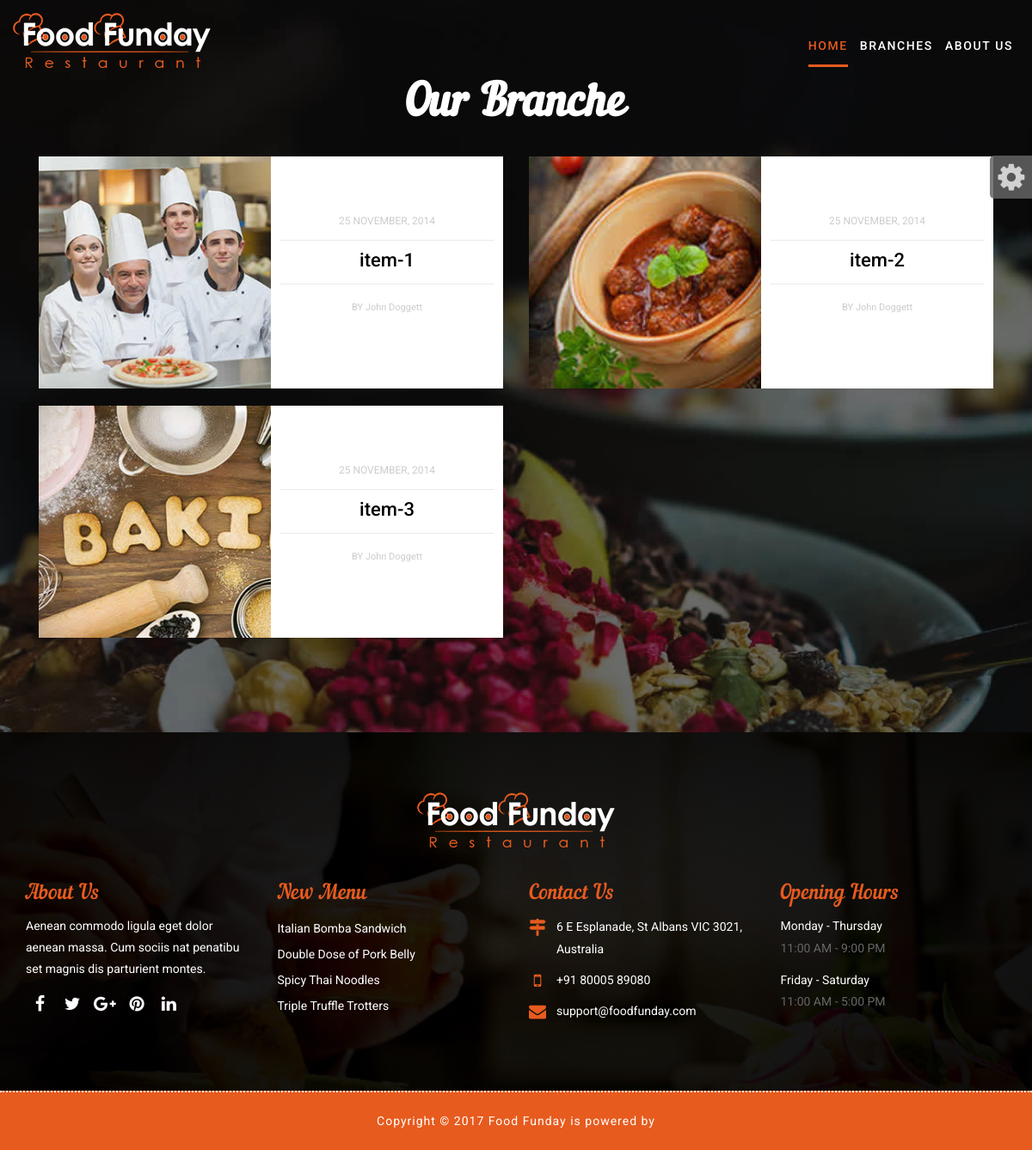
/Branches, run on the app's committed database.
### website/models.py (models this page shows, shortened)
class Branches(models.Model):
    name = models.CharField(max_length=50)
    aboutus = models.TextField()
    address = models.TextField(max_length=500)
    photo = models.ImageField(upload_to='media/photos/branches')
    more_photo1 = models.ImageField(upload_to='media/photos/branches')
    more_photo2 = models.ImageField(upload_to='media/photos/branches')
    more_photo3 = models.ImageField(upload_to='media/photos/branches')
    more_photo4 = models.ImageField(upload_to='media/photos/branches')
    more_photo5 = models.ImageField(upload_to='media/photos/branches')

### website/views.py (the view)
# urls.py: path('Branches', branche, name='branche'),
def branche(request):
    brancheR = Branches.objects.all()
    context = {
        'brancheR':brancheR,
    }
    return render(request, 'branches.html', context)

### templates/branches.html (shortened to what this page needs)
{% extends 'base.html' %}
{% load static %}
{% block content %}
<div id="blog" class="blog-main pad-top-100 pad-bottom-100 parallax">
        <div class="container">
            <div class="row">
                <div class="col-lg-12 col-md-12 col-sm-12 col-xs-12">
                    <h2 class="block-title text-center">
					Our Branche
				</h2>
                    <div class="blog-box clearfix">
                        <div class="wow fadeIn" data-wow-duration="1s" data-wow-delay="0.1s">
                            {% for item in brancheR %}
                            <div class="col-md-6 col-sm-6">
                                <div class="blog-block">
                                    <div class="blog-img-box">
                                        <img src="{{ item.photo.url }}" alt="" />
                                    </div>
                                    <div class="blog-dit">
                                        <p><span>25 NOVEMBER, 2014</span></p>
                                        <h2>{{ item.name }}</h2>
                                        <h5>BY John Doggett</h5>
                                    </div>
                                </div>
                            </div>
                            {% endfor %}
                        </div>
                    </div>
                </div>
            </div>
        </div>
    </div>
{% endblock content %}

### static/css/style.css (style rules this page uses)
h1, h2, h3, h4, h5, h6 { letter-spacing: 0; font-weight: normal; position: relative; padding: 0 0 10px 0; font-weight: normal; line-height: 120% !important; color: #1f1f1f; margin: 0 }
h2 { font-size: 22px }
h5 { font-size: 14px }
html, body { height: 100%; }
.pad-top-100 { padding-top: 90px; }
.pad-bottom-100 { padding-bottom: 90px; }
.block-title { font-size:52px; font-family: 'nautilus_pompiliusregular'; font-weight: bold; }
.blog-main { background:url(../images/blog_bg.jpg) no-repeat center; background-attachment:fixed; background-size:cover; position:relative; }
.blog-main::before { content: ''; display: inline-block; width: 100%; height: 100%; background-color: rgba(0, 0, 0, 0.50); position: absolute; top: 0; left: 0; }
.blog-main h2 { color:#ffffff; }
.blog-box { padding-top:20px; }
.blog-block { background:#FFF; overflow: auto; margin-bottom: 20px; }
.blog-img-box { float:left; width:50%; position: relative; }
.blog-img-box img { width:100%; }
.blog-dit { width: 50%; height: 100%; float: right; text-align: center; padding: 65px 2% 0 2%; }
.blog-dit p { font-size: 12px; color: #ccc; }
.blog-dit h2 { font-size: 22px; line-height: 20px; color: #000; font-weight:500; margin-bottom: 20px; padding: 10px 30px 13px 30px; border-top: 1px solid #eaeaea; border-bottom: 1px solid #eaeaea; }
.blog-dit h5 { font-size: 11px; color: #ccc; }

### data on the page
Branches: photo (picture), name "item-1"
Branches: photo (picture), name "item-2"
Branches: photo (picture), name "item-3"
